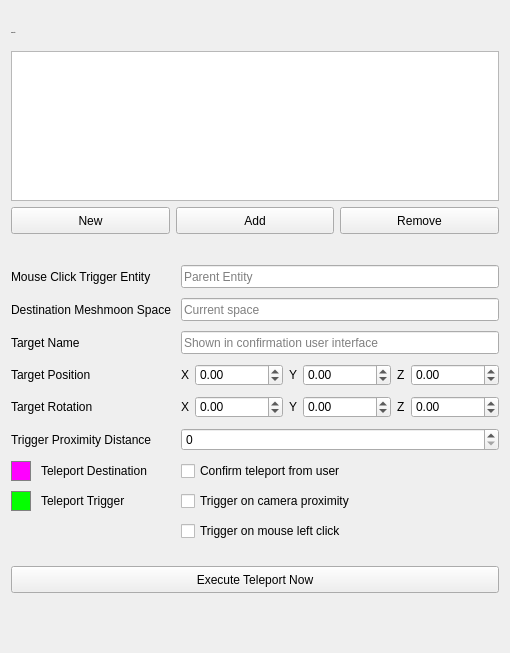
          <widget class="QWidget" name="teleportsPage">
           <layout class="QVBoxLayout" name="verticalLayout_22">
            <item>
             <layout class="QHBoxLayout" name="horizontalLayout_3">
              <property name="topMargin">
               <number>10</number>
              </property>
              <property name="rightMargin">
               <number>3</number>
              </property>
              <item>
               <widget class="QLabel" name="teleportsTitle">
                <property name="font">
                 <font>
                  <family>Arial</family>
                  <pointsize>-1</pointsize>
                  <weight>75</weight>
                  <italic>false</italic>
                  <bold>true</bold>
                 </font>
                </property>
                <property name="text">
                 <string>Teleports</string>
                </property>
                <property name="indent">
                 <number>0</number>
                </property>
               </widget>
              </item>
              <item>
               <widget class="QLabel" name="teleportsIcon">
                <property name="minimumSize">
                 <size>
                  <width>26</width>
                  <height>24</height>
                 </size>
                </property>
                <property name="maximumSize">
                 <size>
                  <width>26</width>
                  <height>24</height>
                 </size>
                </property>
                <property name="text">
                 <string/>
                </property>
                <property name="pixmap">
                 <pixmap resource="RocketPlugin.qrc">:/images/icon-marker-48x48.png</pixmap>
                </property>
                <property name="scaledContents">
                 <bool>true</bool>
                </property>
               </widget>
              </item>
             </layout>
            </item>
            <item>
             <widget class="QListWidget" name="teleportsListWidget">
              <property name="minimumSize">
               <size>
                <width>0</width>
                <height>150</height>
               </size>
              </property>
              <property name="maximumSize">
               <size>
                <width>16777215</width>
                <height>150</height>
               </size>
              </property>
              <property name="styleSheet">
               <string notr="true"/>
              </property>
              <property name="alternatingRowColors">
               <bool>false</bool>
              </property>
              <property name="selectionMode">
               <enum>QAbstractItemView::SingleSelection</enum>
              </property>
              <property name="selectionBehavior">
               <enum>QAbstractItemView::SelectItems</enum>
              </property>
             </widget>
            </item>
            <item>
             <layout class="QHBoxLayout" name="horizontalLayout_20">
              <property name="leftMargin">
               <number>0</number>
              </property>
              <item>
               <widget class="QPushButton" name="newTeleportButton">
                <property name="minimumSize">
                 <size>
                  <width>42</width>
                  <height>27</height>
                 </size>
                </property>
                <property name="toolTip">
                 <string>Create new teleport</string>
                </property>
                <property name="styleSheet">
                 <string notr="true">min-width: 40px;</string>
                </property>
                <property name="text">
                 <string>New</string>
                </property>
               </widget>
              </item>
              <item>
               <widget class="QPushButton" name="addTeleportToEntityButton">
                <property name="minimumSize">
                 <size>
                  <width>42</width>
                  <height>27</height>
                 </size>
                </property>
                <property name="toolTip">
                 <string>Add teleport to currently selected entity</string>
                </property>
                <property name="styleSheet">
                 <string notr="true">min-width: 40px;</string>
                </property>
                <property name="text">
                 <string>Add</string>
                </property>
               </widget>
              </item>
              <item>
               <widget class="QPushButton" name="removeTeleportButton">
                <property name="minimumSize">
                 <size>
                  <width>42</width>
                  <height>27</height>
                 </size>
                </property>
                <property name="toolTip">
                 <string>Remove selected teleport</string>
                </property>
                <property name="styleSheet">
                 <string notr="true">min-width: 40px;</string>
                </property>
                <property name="text">
                 <string>Remove</string>
                </property>
               </widget>
              </item>
             </layout>
            </item>
            <item>
             <widget class="QWidget" name="teleportSettingsPanel" native="true">
              <layout class="QVBoxLayout" name="verticalLayout_23">
               <property name="spacing">
                <number>25</number>
               </property>
               <property name="leftMargin">
                <number>0</number>
               </property>
               <property name="topMargin">
                <number>0</number>
               </property>
               <property name="rightMargin">
                <number>0</number>
               </property>
               <item>
                <layout class="QFormLayout" name="formLayout_9">
                 <property name="fieldGrowthPolicy">
                  <enum>QFormLayout::AllNonFixedFieldsGrow</enum>
                 </property>
                 <property name="horizontalSpacing">
                  <number>10</number>
                 </property>
                 <property name="verticalSpacing">
                  <number>10</number>
                 </property>
                 <property name="topMargin">
                  <number>25</number>
                 </property>
                 <item row="0" column="0">
                  <widget class="QLabel" name="label_4">
                   <property name="text">
                    <string>Mouse Click Trigger Entity</string>
                   </property>
                  </widget>
                 </item>
                 <item row="0" column="1">
                  <widget class="QLineEdit" name="teleportTriggerEntityLineEdit">
                   <property name="minimumSize">
                    <size>
                     <width>0</width>
                     <height>23</height>
                    </size>
                   </property>
                   <property name="placeholderText">
                    <string>Parent Entity</string>
                   </property>
                  </widget>
                 </item>
                 <item row="1" column="0">
                  <widget class="QLabel" name="label_5">
                   <property name="text">
                    <string>Destination Meshmoon Space</string>
                   </property>
                  </widget>
                 </item>
                 <item row="1" column="1">
                  <widget class="QLineEdit" name="teleportDestinationLineEdit">
                   <property name="minimumSize">
                    <size>
                     <width>0</width>
                     <height>23</height>
                    </size>
                   </property>
                   <property name="placeholderText">
                    <string>Current space</string>
                   </property>
                  </widget>
                 </item>
                 <item row="2" column="0">
                  <widget class="QLabel" name="label_11">
                   <property name="text">
                    <string>Target Name</string>
                   </property>
                  </widget>
                 </item>
                 <item row="2" column="1">
                  <widget class="QLineEdit" name="teleportDestinationNameLineEdit">
                   <property name="minimumSize">
                    <size>
                     <width>0</width>
                     <height>23</height>
                    </size>
                   </property>
                   <property name="placeholderText">
                    <string>Shown in confirmation user interface</string>
                   </property>
                  </widget>
                 </item>
                 <item row="3" column="0">
                  <widget class="QLabel" name="label_6">
                   <property name="text">
                    <string>Target Position</string>
                   </property>
                  </widget>
                 </item>
                 <item row="3" column="1">
                  <widget class="QFrame" name="frameScaleWidgets_2">
                   <property name="frameShape">
                    <enum>QFrame::NoFrame</enum>
                   </property>
                   <property name="frameShadow">
                    <enum>QFrame::Plain</enum>
                   </property>
                   <property name="lineWidth">
                    <number>0</number>
                   </property>
                   <layout class="QHBoxLayout" name="horizontalLayout_24">
                    <property name="spacing">
                     <number>6</number>
                    </property>
                    <property name="margin">
                     <number>0</number>
                    </property>
                    <item>
                     <widget class="QLabel" name="telePosXLabel">
                      <property name="maximumSize">
                       <size>
                        <width>10</width>
                        <height>16777215</height>
                       </size>
                      </property>
                      <property name="text">
                       <string>X</string>
                      </property>
                     </widget>
                    </item>
                    <item>
                     <widget class="QDoubleSpinBox" name="telePosXSpinBox">
                      <property name="sizePolicy">
                       <sizepolicy hsizetype="Expanding" vsizetype="Fixed">
                        <horstretch>0</horstretch>
                        <verstretch>0</verstretch>
                       </sizepolicy>
                      </property>
                      <property name="minimumSize">
                       <size>
                        <width>52</width>
                        <height>22</height>
                       </size>
                      </property>
                      <property name="maximumSize">
                       <size>
                        <width>100000</width>
                        <height>22</height>
                       </size>
                      </property>
                      <property name="styleSheet">
                       <string notr="true">min-width: 50px;</string>
                      </property>
                      <property name="decimals">
                       <number>2</number>
                      </property>
                      <property name="minimum">
                       <double>-1000000.000000000000000</double>
                      </property>
                      <property name="maximum">
                       <double>1000000.000000000000000</double>
                      </property>
                      <property name="singleStep">
                       <double>1.000000000000000</double>
                      </property>
                      <property name="value">
                       <double>0.000000000000000</double>
                      </property>
                     </widget>
                    </item>
                    <item>
                     <widget class="QLabel" name="telePosYLabel">
                      <property name="maximumSize">
                       <size>
                        <width>10</width>
                        <height>16777215</height>
                       </size>
                      </property>
                      <property name="text">
                       <string>Y</string>
                      </property>
                     </widget>
                    </item>
                    <item>
                     <widget class="QDoubleSpinBox" name="telePosYSpinBox">
                      <property name="sizePolicy">
                       <sizepolicy hsizetype="Expanding" vsizetype="Fixed">
                        <horstretch>0</horstretch>
                        <verstretch>0</verstretch>
                       </sizepolicy>
                      </property>
                      <property name="minimumSize">
                       <size>
                        <width>0</width>
                        <height>22</height>
                       </size>
                      </property>
                      <property name="maximumSize">
                       <size>
                        <width>100000</width>
                        <height>22</height>
                       </size>
                      </property>
                      <property name="decimals">
                       <number>2</number>
                      </property>
                      <property name="minimum">
                       <double>-1000000.000000000000000</double>
                      </property>
                      <property name="maximum">
                       <double>1000000.000000000000000</double>
                      </property>
                      <property name="singleStep">
                       <double>1.000000000000000</double>
                      </property>
                      <property name="value">
                       <double>0.000000000000000</double>
                      </property>
                     </widget>
                    </item>
                    <item>
                     <widget class="QLabel" name="telePosZLabel">
                      <property name="maximumSize">
                       <size>
                        <width>10</width>
                        <height>16777215</height>
                       </size>
                      </property>
                      <property name="text">
                       <string>Z</string>
                      </property>
                     </widget>
                    </item>
                    <item>
                     <widget class="QDoubleSpinBox" name="telePosZSpinBox">
                      <property name="sizePolicy">
                       <sizepolicy hsizetype="Expanding" vsizetype="Fixed">
                        <horstretch>0</horstretch>
                        <verstretch>0</verstretch>
                       </sizepolicy>
                      </property>
                      <property name="minimumSize">
                       <size>
                        <width>52</width>
                        <height>22</height>
                       </size>
                      </property>
                      <property name="maximumSize">
                       <size>
                        <width>100000</width>
                        <height>22</height>
                       </size>
                      </property>
                      <property name="styleSheet">
                       <string notr="true">min-width: 50px;</string>
                      </property>
                      <property name="decimals">
                       <number>2</number>
                      </property>
                      <property name="minimum">
                       <double>-1000000.000000000000000</double>
                      </property>
                      <property name="maximum">
                       <double>1000000.000000000000000</double>
                      </property>
                      <property name="singleStep">
                       <double>1.000000000000000</double>
                      </property>
                      <property name="value">
                       <double>0.000000000000000</double>
                      </property>
                     </widget>
                    </item>
                   </layout>
                  </widget>
                 </item>
                 <item row="4" column="0">
                  <widget class="QLabel" name="label_9">
                   <property name="text">
                    <string>Target Rotation</string>
                   </property>
                  </widget>
                 </item>
                 <item row="4" column="1">
                  <widget class="QFrame" name="frameScaleWidgets_3">
                   <property name="frameShape">
                    <enum>QFrame::NoFrame</enum>
                   </property>
                   <property name="frameShadow">
                    <enum>QFrame::Plain</enum>
                   </property>
                   <property name="lineWidth">
                    <number>0</number>
                   </property>
                   <layout class="QHBoxLayout" name="horizontalLayout_25">
                    <property name="spacing">
                     <number>6</number>
                    </property>
                    <property name="margin">
                     <number>0</number>
                    </property>
                    <item>
                     <widget class="QLabel" name="teleRotXLabel">
                      <property name="maximumSize">
                       <size>
                        <width>10</width>
                        <height>16777215</height>
                       </size>
                      </property>
                      <property name="text">
                       <string>X</string>
                      </property>
                     </widget>
                    </item>
                    <item>
                     <widget class="QDoubleSpinBox" name="teleRotXSpinBox">
                      <property name="sizePolicy">
                       <sizepolicy hsizetype="Expanding" vsizetype="Fixed">
                        <horstretch>0</horstretch>
                        <verstretch>0</verstretch>
                       </sizepolicy>
                      </property>
                      <property name="minimumSize">
                       <size>
                        <width>52</width>
                        <height>22</height>
                       </size>
                      </property>
                      <property name="maximumSize">
                       <size>
                        <width>100000</width>
                        <height>22</height>
                       </size>
                      </property>
                      <property name="styleSheet">
                       <string notr="true">min-width: 50px;</string>
                      </property>
                      <property name="decimals">
                       <number>2</number>
                      </property>
                      <property name="minimum">
                       <double>-360.000000000000000</double>
                      </property>
                      <property name="maximum">
                       <double>360.000000000000000</double>
                      </property>
                      <property name="singleStep">
                       <double>1.000000000000000</double>
                      </property>
                      <property name="value">
                       <double>0.000000000000000</double>
                      </property>
                     </widget>
                    </item>
                    <item>
                     <widget class="QLabel" name="teleRotYLabel">
                      <property name="maximumSize">
                       <size>
                        <width>10</width>
                        <height>16777215</height>
                       </size>
                      </property>
                      <property name="text">
                       <string>Y</string>
                      </property>
                     </widget>
                    </item>
                    <item>
                     <widget class="QDoubleSpinBox" name="teleRotYSpinBox">
                      <property name="sizePolicy">
                       <sizepolicy hsizetype="Expanding" vsizetype="Fixed">
                        <horstretch>0</horstretch>
                        <verstretch>0</verstretch>
                       </sizepolicy>
                      </property>
                      <property name="minimumSize">
                       <size>
                        <width>52</width>
                        <height>22</height>
                       </size>
                      </property>
                      <property name="maximumSize">
                       <size>
                        <width>100000</width>
                        <height>22</height>
                       </size>
                      </property>
                      <property name="styleSheet">
                       <string notr="true">min-width: 50px;</string>
                      </property>
                      <property name="decimals">
                       <number>2</number>
                      </property>
                      <property name="minimum">
                       <double>-360.000000000000000</double>
                      </property>
                      <property name="maximum">
                       <double>360.000000000000000</double>
                      </property>
                      <property name="singleStep">
                       <double>1.000000000000000</double>
                      </property>
                      <property name="value">
                       <double>0.000000000000000</double>
                      </property>
                     </widget>
                    </item>
                    <item>
                     <widget class="QLabel" name="teleRotZLabel">
                      <property name="maximumSize">
                       <size>
                        <width>10</width>
                        <height>16777215</height>
                       </size>
                      </property>
                      <property name="text">
                       <string>Z</string>
                      </property>
                     </widget>
                    </item>
                    <item>
                     <widget class="QDoubleSpinBox" name="teleRotZSpinBox">
                      <property name="sizePolicy">
                       <sizepolicy hsizetype="Expanding" vsizetype="Fixed">
                        <horstretch>0</horstretch>
                        <verstretch>0</verstretch>
                       </sizepolicy>
                      </property>
                      <property name="minimumSize">
                       <size>
                        <width>52</width>
                        <height>22</height>
                       </size>
                      </property>
                      <property name="maximumSize">
                       <size>
                        <width>100000</width>
                        <height>22</height>
                       </size>
                      </property>
                      <property name="styleSheet">
                       <string notr="true">min-width: 50px;</string>
                      </property>
                      <property name="decimals">
                       <number>2</number>
                      </property>
                      <property name="minimum">
                       <double>-360.000000000000000</double>
                      </property>
                      <property name="maximum">
                       <double>360.000000000000000</double>
                      </property>
                      <property name="singleStep">
                       <double>1.000000000000000</double>
                      </property>
                      <property name="value">
                       <double>0.000000000000000</double>
                      </property>
                     </widget>
                    </item>
                   </layout>
                  </widget>
                 </item>
                 <item row="5" column="0">
                  <widget class="QLabel" name="label_12">
                   <property name="text">
                    <string>Trigger Proximity Distance</string>
                   </property>
                  </widget>
                 </item>
                 <item row="5" column="1">
                  <widget class="QSpinBox" name="teleportProximitySpinBox">
                   <property name="maximum">
                    <number>100000</number>
                   </property>
                  </widget>
                 </item>
                 <item row="6" column="1">
                  <widget class="QCheckBox" name="confirmTeleportCheckBox">
                   <property name="minimumSize">
                    <size>
                     <width>0</width>
                     <height>20</height>
                    </size>
                   </property>
                   <property name="text">
                    <string>Confirm teleport from user</string>
                   </property>
                  </widget>
                 </item>
                 <item row="7" column="1">
                  <widget class="QCheckBox" name="teleportOnProximityCheckBox">
                   <property name="minimumSize">
                    <size>
                     <width>0</width>
                     <height>20</height>
                    </size>
                   </property>
                   <property name="text">
                    <string>Trigger on camera proximity</string>
                   </property>
                  </widget>
                 </item>
                 <item row="8" column="1">
                  <widget class="QCheckBox" name="teleportOnClickCheckBox">
                   <property name="minimumSize">
                    <size>
                     <width>0</width>
                     <height>20</height>
                    </size>
                   </property>
                   <property name="text">
                    <string>Trigger on mouse left click</string>
                   </property>
                  </widget>
                 </item>
                 <item row="6" column="0">
                  <layout class="QHBoxLayout" name="horizontalLayout_13">
                   <item>
                    <widget class="QLabel" name="label_16">
                     <property name="minimumSize">
                      <size>
                       <width>20</width>
                       <height>20</height>
                      </size>
                     </property>
                     <property name="maximumSize">
                      <size>
                       <width>20</width>
                       <height>20</height>
                      </size>
                     </property>
                     <property name="styleSheet">
                      <string notr="true">QLabel {
	border: 1px solid grey;
	background-color: rgb(255, 0, 255);
}</string>
                     </property>
                     <property name="text">
                      <string/>
                     </property>
                    </widget>
                   </item>
                   <item>
                    <widget class="QLabel" name="label_33">
                     <property name="text">
                      <string>Teleport Destination</string>
                     </property>
                    </widget>
                   </item>
                  </layout>
                 </item>
                 <item row="7" column="0">
                  <layout class="QHBoxLayout" name="horizontalLayout_14">
                   <item>
                    <widget class="QLabel" name="label_15">
                     <property name="minimumSize">
                      <size>
                       <width>20</width>
                       <height>20</height>
                      </size>
                     </property>
                     <property name="maximumSize">
                      <size>
                       <width>20</width>
                       <height>20</height>
                      </size>
                     </property>
                     <property name="styleSheet">
                      <string notr="true">QLabel {
	border: 1px solid grey;
	background-color: rgb(4, 255, 0);
}</string>
                     </property>
                     <property name="text">
                      <string/>
                     </property>
                    </widget>
                   </item>
                   <item>
                    <widget class="QLabel" name="label_13">
                     <property name="text">
                      <string>Teleport Trigger</string>
                     </property>
                    </widget>
                   </item>
                  </layout>
                 </item>
                </layout>
               </item>
               <item>
                <widget class="QPushButton" name="executeTeleportButton">
                 <property name="minimumSize">
                  <size>
                   <width>42</width>
                   <height>27</height>
                  </size>
                 </property>
                 <property name="toolTip">
                  <string>Create new teleport</string>
                 </property>
                 <property name="styleSheet">
                  <string notr="true">min-width: 40px;</string>
                 </property>
                 <property name="text">
                  <string>Execute Teleport Now</string>
                 </property>
                </widget>
               </item>
              </layout>
             </widget>
            </item>
            <item>
             <spacer name="verticalSpacer_7">
              <property name="orientation">
               <enum>Qt::Vertical</enum>
              </property>
              <property name="sizeHint" stdset="0">
               <size>
                <width>20</width>
                <height>40</height>
               </size>
              </property>
             </spacer>
            </item>
           </layout>
          </widget>
